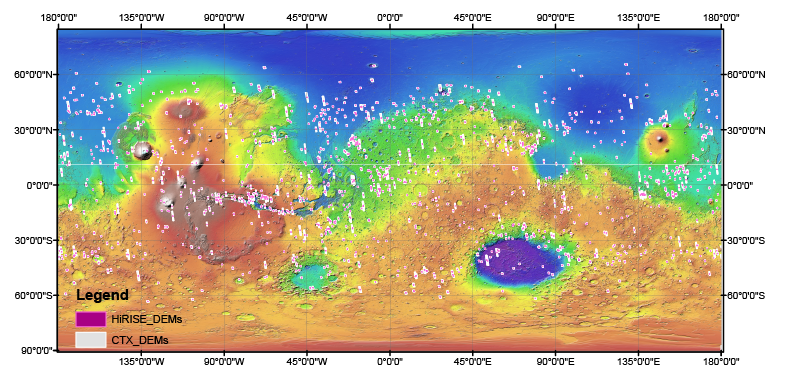
#> input picture scenarium_generator/DEM_Viewer_2023_PDS_global-01.png, 792 x 381 px
$ python tiff2stl.py ../DEM_Viewer_2023_PDS_global-01.png
#> lines starting #> are read from the running program, lines starting #| are printed output that depends on the picture
import numpy as np
import skimage as ski
from stl import mesh

import sys

HSCALE = 1 #50
ZSCALE = 1 #3
BOXHEIGHT = 0 #1000

def noop(*args):
    pass

debug = noop #print

def topwall(verts, tris, ptsperrow, wallbottom):
    vertspersurface = len(verts)/2
    for idx in range(ptsperrow-1):
        pt0idx = idx
        pt1idx = vertspersurface + idx
        tri0 = [pt0idx, pt0idx+1, pt1idx+1] # upper right tri
        tri1 = [pt0idx, pt1idx+1, pt1idx]   # lower left tri
        tris.append(tri0)
        tris.append(tri1)

def btmwall(verts, tris, ptsperrow, wallbottom):
    vertspersurface = len(verts)/2
    lastrowvertidx = vertspersurface - ptsperrow
    for idx in range(ptsperrow-1):
        pt0idx = lastrowvertidx + idx
        pt1idx = pt0idx + vertspersurface
        tri0 = [pt0idx, pt1idx+1, pt0idx+1] # upper right tri
        tri1 = [pt0idx, pt1idx, pt1idx+1]   # lower left tri
        tris.append(tri0)
        tris.append(tri1)

def leftwall(verts, tris, rows, ptsperrow, wallbottom):
    vertspersurface = len(verts)/2
    for idx in range(rows-1):
        pt0idx = idx * ptsperrow
        pt1idx = pt0idx + vertspersurface
        tri0 = [pt0idx, pt1idx+ptsperrow, pt0idx+ptsperrow] # upper right tri
        tri1 = [pt0idx, pt1idx, pt1idx+ptsperrow,]   # lower left tri
        tris.append(tri0)
        tris.append(tri1)

def rightwall(verts, tris, rows, ptsperrow, wallbottom):
    vertspersurface = len(verts)/2
    for idx in range(rows-1):
        pt0idx = (idx+1) * ptsperrow - 1
        pt1idx = pt0idx + vertspersurface
        tri0 = [pt0idx, pt0idx+ptsperrow, pt1idx+ptsperrow] # upper right tri
        tri1 = [pt0idx, pt1idx+ptsperrow, pt1idx]   # lower left tri
        tris.append(tri0)
        tris.append(tri1)

def base(verts, tris, rows, ptsperrow, wallbottom):
    # copy terrain verts and flatten to z=wallbottom
    nterrainverts = rows * ptsperrow
    basevertidx = len(verts)
    verts.extend(verts[:])
    for idx in range(nterrainverts):
        verts[basevertidx + idx] = verts[basevertidx + idx][:]
        verts[basevertidx + idx][2] = wallbottom

    # copy terrain tris and flip to point out
    nterraintris = (rows-1) * (ptsperrow-1) * 2
    basetriidx = len(tris)
    tris.extend(tris[:nterraintris])
    for idx in range(nterraintris):
        tris[basetriidx+idx] = [
            tris[basetriidx+idx][2] + basevertidx,
            tris[basetriidx+idx][1] + basevertidx,
            tris[basetriidx+idx][0] + basevertidx
        ]

def main(inpath, outpath, xscale, yscale, zscale, boxheight):
    # load geotiff
#> called with inpath = '../DEM_Viewer_2023_PDS_global-01.png', outpath = '../DEM_Viewer_2023_PDS_global-01.png.stl', xscale = 1, yscale = 1, zscale = 1, boxheight = 0
    img = ski.io.imread(inpath)
#> img is the input picture: shape (381, 792, 4); mean R, G, B, A 174.9, 177, 159.2, 185.5

    # assert: need >1 row and >1 col
    assert(img.shape[0] > 1 and img.shape[1] > 1)

    debug('img shape = ', img.shape)

    # channel 0 only
    channel0 = img
    if len(img.shape) == 3:
        channel0 = img[...,0]
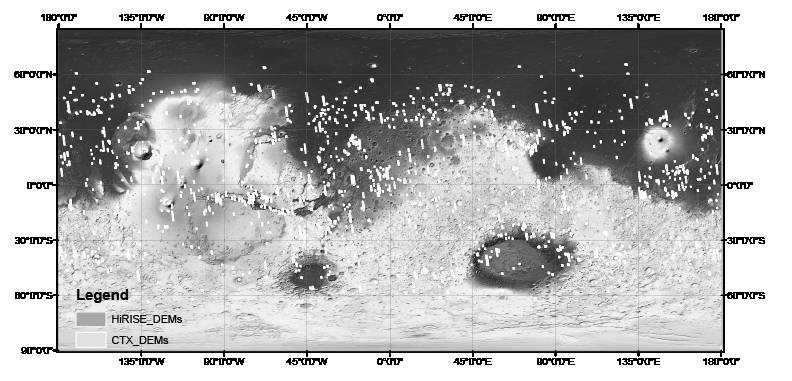
#> channel0: shape (381, 792); min 0, max 255, mean 174.9

    rows, ptsperrow = channel0.shape
#> rows = 381; ptsperrow = 792
    debug('input shape = ', channel0.shape)
    debug(channel0)

    # build verts from pixels
    verts = [
        [x * xscale, (1. - y) * yscale, channel0[y, x] * zscale]
        for y in range(rows)
        for x in range(ptsperrow)
    ]
#> verts = 301752 items
    lowest=min(verts, key=lambda v: v[2])
#> lowest = [42, -13, 0]
    wallbottom = lowest[2] - boxheight
#> wallbottom = 0

    # build tri mesh from verts
    tris = []
    for rowidx in range(rows-1):
        for colidx in range(ptsperrow-1):
            # row of tris
            pt0idx = rowidx * ptsperrow + colidx
            pt1idx = pt0idx + ptsperrow
            tri0 = [pt0idx, pt1idx+1, pt0idx+1] # upper right tri
            tri1 = [pt0idx, pt1idx, pt1idx+1]   # lower left tri
            tris.append(tri0)
            tris.append(tri1)

    base(verts, tris, rows, ptsperrow, wallbottom)
#> in base, `basevertidx = len(verts)`: basevertidx = 301752
#> after the loop in base, `for idx in range(nterrainverts):`: verts = 603504 items
#> after the loop in base, `for idx in range(nterraintris):`: tris = 1202320 items

    topwall(verts, tris, ptsperrow, wallbottom)
#> in topwall, `vertspersurface = len(verts)/2`: vertspersurface = 301752
#> the loop in topwall, `for idx in range(ptsperrow-1):` made 791 passes
#> (tri0, tri1) on passes 1 to 3: ([0, 1, 301753], [0, 301753, 301752]), ([1, 2, 301754], [1, 301754, 301753]), ([2, 3, 301755], [2, 301755, 301754])
#> after the loop in topwall, `for idx in range(ptsperrow-1):`: tris = 1203902 items
    btmwall(verts, tris, ptsperrow, wallbottom)
#> in btmwall, `vertspersurface = len(verts)/2`: vertspersurface = 301752
#> in btmwall, `lastrowvertidx = vertspersurface - ptsperrow`: lastrowvertidx = 300960
#> the loop in btmwall, `for idx in range(ptsperrow-1):` made 791 passes
#> (tri0, tri1) on passes 1 to 3: ([300960, 602713, 300961], [300960, 602712, 602713]), ([300961, 602714, 300962], [300961, 602713, 602714]), ([300962, 602715, 300963], [300962, 602714, 602715])
#> after the loop in btmwall, `for idx in range(ptsperrow-1):`: tris = 1205484 items
    leftwall(verts, tris, rows, ptsperrow, wallbottom)
#> in leftwall, `vertspersurface = len(verts)/2`: vertspersurface = 301752
#> the loop in leftwall, `for idx in range(rows-1):` made 380 passes
#> (pt1idx, tri0, tri1) on passes 1 to 3: (301752, [0, 302544, 792], [0, 301752, 302544]), (302544, [792, 303336, 1584], [792, 302544, 303336]), (303336, [1584, 304128, 2376], [1584, 303336, 304128])
    rightwall(verts, tris, rows, ptsperrow, wallbottom)

    verts = np.array(verts)
    tris = np.array(tris, dtype=np.uint32)

    debug('verts shape = ', verts.shape)

    debug('tris shape = ', tris.shape)
    debug(tris)

#> (the run stopped early here; a loop or call above may not have finished)
